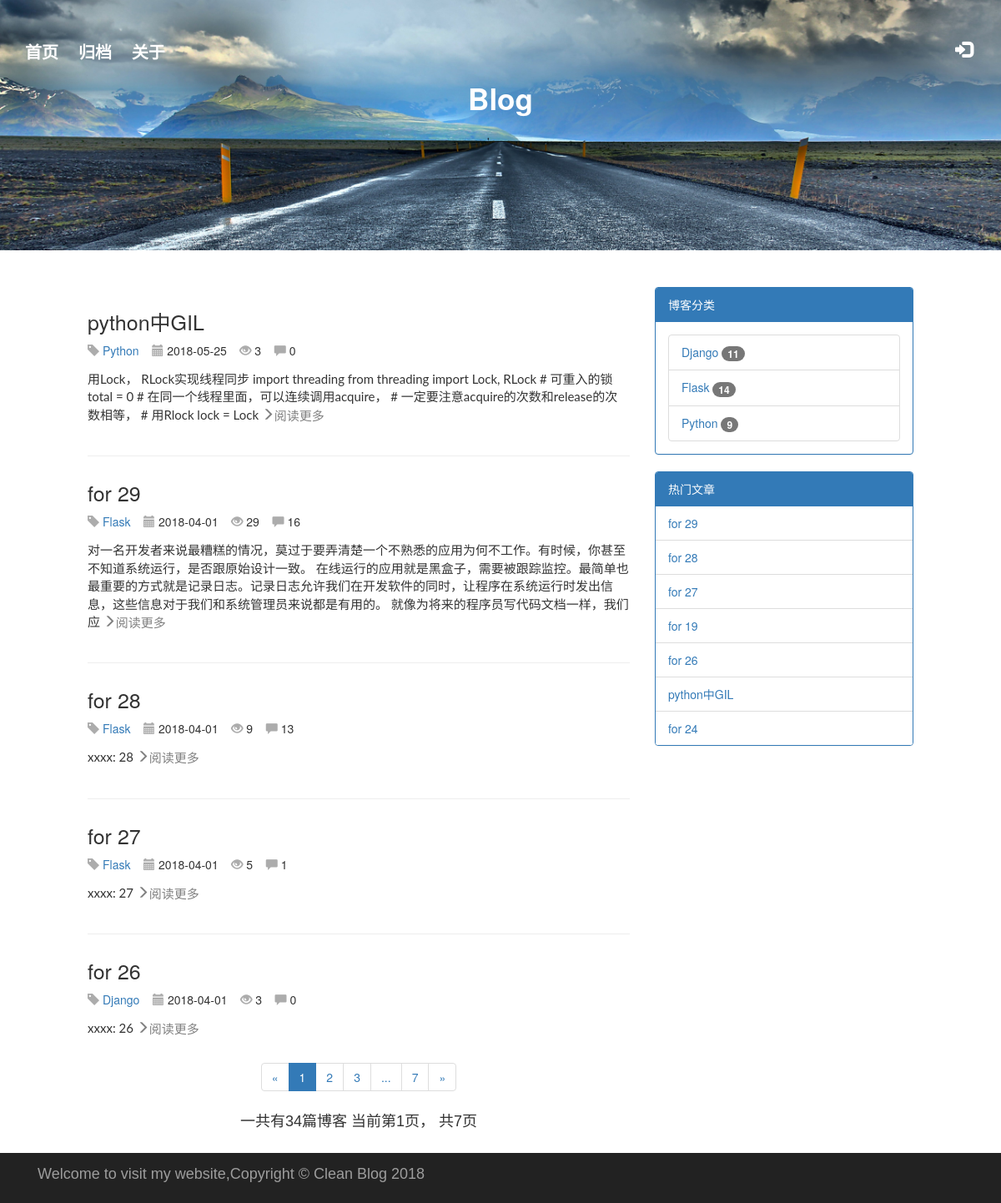
The page / on the database its author committed.
### blog/models.py (models this page shows, shortened)
class Blog(models.Model, GetReadNum):
    title = models.CharField(max_length=50)
    blog_type = models.ForeignKey(BlogType, on_delete=models.CASCADE)
    content = RichTextUploadingField()
    author = models.ForeignKey(User, on_delete=models.CASCADE)
    read_details = GenericRelation(ReadDetail)
    create_time = models.DateTimeField(auto_now_add=True)
    last_updated_time = models.DateTimeField(auto_now=True)
    class Meta:
        ordering = ["-create_time"]

class BlogType(models.Model):
    type_name = models.CharField(max_length=15)

### read_statistics/models.py (models this page shows)
class ReadNum(models.Model):
    read_num = models.IntegerField(default=0)
    content_type = models.ForeignKey(ContentType, on_delete=models.CASCADE)
    object_id = models.PositiveIntegerField()
    content_object = GenericForeignKey("content_type", "object_id")

### blog/views.py (the view)
# urls.py: path("", views.blog_list, name="blog_list"),
def blog_list(request):
    blog_content_type = ContentType.objects.get_for_model(Blog)
    blogs_all_list = Blog.objects.all()
    context = common_data(request, blogs_all_list)
    context["popular_articles"] = popular_articles(blog_content_type)
    return render(request, "blog/blog_list.html", context=context)

### blog/templatetags/blog_tags.py (called while the page is built)
@register.filter("count")
def Count(value):
    return Blog.objects.filter(blog_type=value).count()

@register.filter("comment_sum")
def Comment_sum(value):
    blog = ContentType.objects.get_for_model(value)
    return Comment.objects.filter(content_type=blog, object_id=value.pk).count()

### read_statistics/models.py (called while the page is built)
    def get_read_num(self):
        try:
            ct = ContentType.objects.get_for_model(self)
            readnum = ReadNum.objects.get(content_type=ct, object_id=self.pk)
            return readnum.read_num
        except exceptions.ObjectDoesNotExist:
            return 0

### read_statistics/utils.py (called while the page is built)
def popular_articles(content_type):
    sum_articles = ReadNum.objects.filter(content_type=content_type).order_by("-read_num")
    return sum_articles[:7]

### blog/templates/blog/blog_list.html (shortened to what this page needs)
{% extends "base.html" %}
{% load static %}
{% load blog_tags %}
{% block header_extends %}
    <link rel="stylesheet" href="{% static "blog/blog.css" %}">
{% endblock %}
{% block content %}
    <div class="container content">
        <div class="row">
            <div class="col-xs12 col-sm-8 col-md-8 col-lg-8">
                <div class="mod-info-flow">
                    {% for blog in page_of_blogs.object_list %}
                        <div class="blog">
                            <h3>
                                <div class="panel-title"><a
                                        href="{% url "blog:blog_detail" blog.id %}">{{ blog.title }}</a></div>
                            </h3>
                            <span class="glyphicon glyphicon-tag"></span><a
                                href="{% url "blog:blog_with_type" blog.blog_type.pk %}">{{ blog.blog_type.type_name }}</a>
                            <span class="glyphicon glyphicon-calendar"></span>{{ blog.create_time|date:"Y-m-d" }}
                            <span class="glyphicon glyphicon-eye-open"></span>{{ blog.get_read_num }}
                            <span class="glyphicon glyphicon-comment"></span>{{ blog|comment_sum }}
                            <div class="distance">
                                <p>
                                    {{ blog.content|striptags|truncatechars:180 }}
                                    <a href="{% url "blog:blog_detail" blog.id %}"
                                       class="glyphicon glyphicon-menu-right">阅读更多</a>
                                </p>
                            </div>
                        </div>
                    {% empty %}
                        <div class="blog">
                            <p> --暂无博客-- </p>
                        </div>
                    {% endfor %}
                </div>
                <div class="paginator">
                    <ul class="pagination">
                        <li>
                            {% if page_of_blogs.has_previous %}
                                <a href="?page={{ page_of_blogs.previous_page_number }}" aria-label="Previous">
                                    <span aria-hidden="true">&laquo;</span>
                                </a>
                            {% else %}
                                <span aria-hidden="true">&laquo;</span>
                            {% endif %}
                        </li>
                        {% block pagination %}
                            {% for page_of_blog in page_range %}
                                {% if page_of_blog == page_of_blogs.number %}
                                    <li class="active"><span>{{ page_of_blog }}</span></li>
                                {% else %}
                                    {% if page_of_blog == "..." %}
                                        <li><span>{{ page_of_blog }}</span></li>
                                    {% else %}
                                        <li>
                                            <a href="{% url "blog:blog_list" %}?page={{ page_of_blog }}">{{ page_of_blog }}</a>
                                        </li>
                                    {% endif %}
                                {% endif %}
                            {% endfor %}
                        {% endblock %}
                        <li>
                            {% if page_of_blogs.has_next %}
                                <a href="?page={{ page_of_blogs.next_page_number }}" aria-label="Next">
                                    <span aria-hidden="true">&raquo;</span>
                                </a>
                            {% else %}
                                <span aria-hidden="true">&laquo;</span>
                            {% endif %}
                        </li>
                    </ul>
                    <p>
                        一共有{{ page_of_blogs.paginator.count }}篇博客
                        当前第{{ page_of_blogs.number }}页， 共{{ page_of_blogs.paginator.num_pages }}页
                    </p>
                </div>
            </div>
            <div class="hidden-xs col-sm-4 col-md-4 col-lg-4">
                <div class="panel panel-primary">
                    <div class="panel-heading">博客分类</div>
                    <div class="panel-body">
                        {% for blog_type in blog_types %}
                            <ul class="list-group-item">
                                <a href="{% url "blog:blog_with_type" blog_type.pk %}">{{ blog_type.type_name }}
                                    <span class="badge label-primary">{{ blog_type|count }}</span>
                                </a>
                            </ul>
                        {% empty %}
                            <li>暂无分类</li>
                        {% endfor %}
                    </div>
                </div>
                <div class=" panel panel-primary">
                    <div class="panel-heading">
                        <span>热门文章</span>
                    </div>
                    <ul class="list-group">
                        {% for popular_article in popular_articles %}
                            <li class="list-group-item clearfix">
                                <a href="{% url "blog:blog_detail" popular_article.content_object.id %}">
                                    {{ popular_article.content_object.title }}
                                </a>
                            </li>
                        {% endfor %}
                    </ul>
                </div>
            </div>
        </div>
    </div>
{% endblock %}
{% block footer %}
    {% if page_of_blogs.number == page_of_blogs.paginator.num_pages %}
        {% if page_of_blogs.object_list|length <= 2 %}
            <footer class="nav navbar-inverse navbar-fixed-bottom ">
                <div class="container">
                    <p class="m-0  navbar-brand">Welcome to visit my website,Copyright &copy; Clean Blog 2018</p>
                </div>
            </footer>
        {% else %}
            <footer class="nav navbar-inverse  ">
                <div class="container">
                    <p class="m-0  navbar-brand">Welcome to visit my website,Copyright &copy; Clean Blog 2018</p>
                </div>
            </footer>
        {% endif %}
    {% else %}
        <footer class="nav navbar-inverse  ">
            <div class="container">
                <p class="m-0  navbar-brand">Welcome to visit my website,Copyright &copy; Clean Blog 2018</p>
            </div>
        </footer>
    {% endif %}
{% endblock %}

### static/base.css (style rules this page uses)
body { margin: 0; padding: 0; }

### blog/static/blog/blog.css (style rules this page uses)
div.blog h3 { margin-top: 0.5em; }
div.paginator { text-align: center; margin-bottom: 25px !important; }
div.blog:not(:last-child) { margin-bottom: 2em; padding-bottom: 2em; border-bottom: 1px solid #eee; }
div.mod-info-flow { display: inline-block; margin-top:2em; }
li.list-group-item { background-color: white; }
p { font-family: 'Raleway', sans-serif; font-size: 18px; }
span.glyphicon-calendar { color:#808080a6; margin-right: 4px; }
span.glyphicon-eye-open { color:#808080a6; margin-right: 4px; }
span.glyphicon-tag { color:#808080a6; margin-right: 4px; }
span.glyphicon-comment { color:#808080a6; margin-right: 4px; }
a.glyphicon-menu-right { font-size: 15px; color: gray; }
div.panel-title { display: inline-block; line-height: 1.2; font-size: 25px; }
div.distance { margin-top: 1em; }
div.panel-primary { margin-top: 1em; }
div.distance p { font-size: 15px; font-family: 'Lato', "PingFang SC", "Microsoft YaHei", sans-serif; }
div.content { padding-right: 90px; padding-left: 90px; }

### rows shown on the page
Blog: title "python中GIL", blog_type.type_name "Python", create_time "2018-05-25", get_read_num "3", id "0", content "用Lock， RLock实现线程同步 import threading from threading import Lock, RLock # 可重入的锁 total = 0 # 在同一个线程里面，可以连续调用acquire， # 一定要注意acquire的次数和release的次数相等， # 用Rlock lock = Lock"
Blog: title "for 29", blog_type.type_name "Flask", create_time "2018-04-01", get_read_num "29", id "16", content "对一名开发者来说最糟糕的情况，莫过于要弄清楚一个不熟悉的应用为何不工作。有时候，你甚至不知道系统运行，是否跟原始设计一致。 在线运行的应用就是黑盒子，需要被跟踪监控。最简单也最重要的方式就是记录日志。记录日志允许我们在开发软件的同时，让程序在系统运行时发出信息，这些信息对于我们和系统管理员来说都是有用的。 就像为将来的程序员写代码文档一样，我们应"
Blog: title "for 28", blog_type.type_name "Flask", create_time "2018-04-01", get_read_num "9", id "13", content "xxxx: 28"
Blog: title "for 27", blog_type.type_name "Flask", create_time "2018-04-01", get_read_num "5", id "1", content "xxxx: 27"
Blog: title "for 26", blog_type.type_name "Django", create_time "2018-04-01", get_read_num "3", id "0", content "xxxx: 26"
BlogType: type_name "Django", id "11"
BlogType: type_name "Flask", id "14"
BlogType: type_name "Python", id "9"
ReadNum: content_object "for 29"
ReadNum: content_object "for 28"
ReadNum: content_object "for 27"
ReadNum: content_object "for 19"
ReadNum: content_object "for 26"
ReadNum: content_object "python中GIL"
ReadNum: content_object "for 24"

### other values the page prints
{{ page_of_blog }} "1"
{{ page_of_blog }} "2" "3" "7"
{{ page_of_blog }} "..."
{{ page_of_blogs.paginator.count }} "34"
{{ page_of_blogs.number }} "1"
{{ page_of_blogs.paginator.num_pages }} "7"
